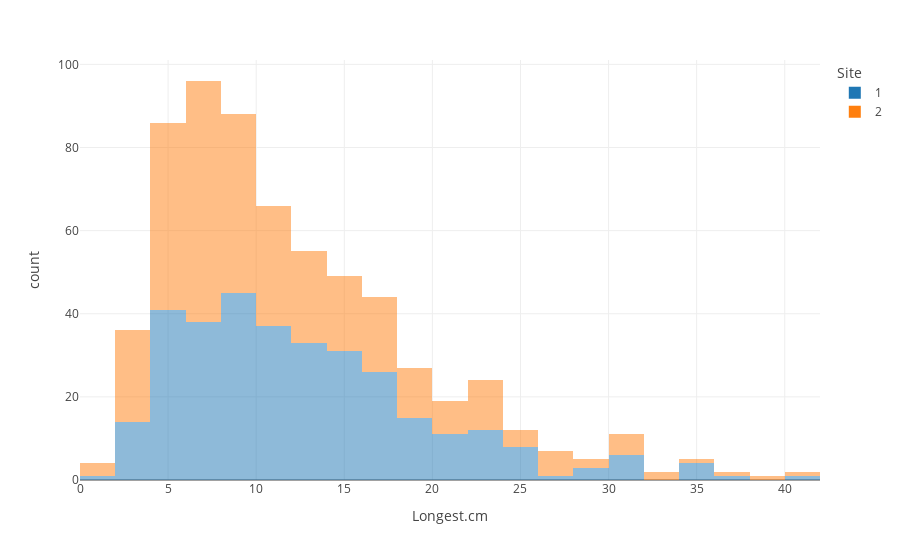
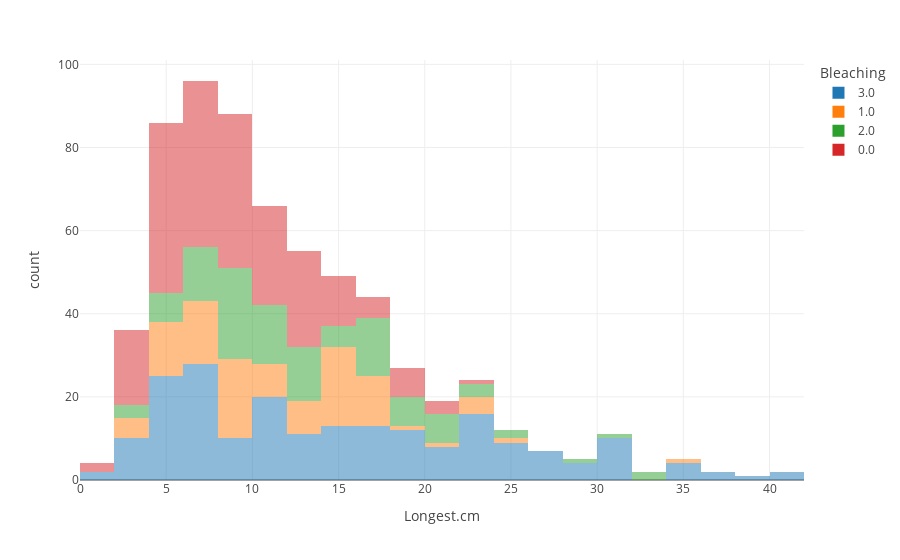

Notebook code cell kept with these figures, in order:
### Markdown cell above
![image.png](attachment:d4c36bba-6569-4ebf-abda-071a479b519b.png)

### Code cell
bleach_nona = bleach[bleach["Longest.cm"].notnull() & bleach["Bleaching"].notnull()]
for cat in ["Site", "Bleaching"]:
    px.histogram(bleach_nona, x = "Longest.cm", color = cat, opacity = .5, template = "gridon").show()

### Figure 1 — Plotly figure (JSON) as saved in the notebook; plotly's stock layout.template omitted (floating-point values rounded to 4 significant figures; data arrays with more than 128 entries replaced by an {"elided": "..."} marker saying what was removed)
{"data": [{"alignmentgroup": "True", "bingroup": "x", "hovertemplate": "Site=1<br>Longest.cm=%{x}<br>count=%{y}<extra></extra>", "legendgroup": "1", "marker": {"color": "#1F77B4", "opacity": 0.5, "pattern": {"shape": ""}}, "name": "1", "offsetgroup": "1", "orientation": "v", "showlegend": true, "type": "histogram", "x": {"elided": "328 float values"}, "xaxis": "x", "yaxis": "y"}, {"alignmentgroup": "True", "bingroup": "x", "hovertemplate": "Site=2<br>Longest.cm=%{x}<br>count=%{y}<extra></extra>", "legendgroup": "2", "marker": {"color": "#FF7F0E", "opacity": 0.5, "pattern": {"shape": ""}}, "name": "2", "offsetgroup": "2", "orientation": "v", "showlegend": true, "type": "histogram", "x": {"elided": "313 float values"}, "xaxis": "x", "yaxis": "y"}], "layout": {"autosize": true, "barmode": "relative", "legend": {"title": {"text": "Site"}, "tracegroupgap": 0}, "margin": {"t": 60}, "xaxis": {"anchor": "y", "autorange": true, "domain": [0, 1], "range": [0, 42], "title": {"text": "Longest.cm"}, "type": "linear"}, "yaxis": {"anchor": "x", "autorange": true, "domain": [0, 1], "range": [0, 101.1], "title": {"text": "count"}}}}

### Figure 2 — Plotly figure (JSON) as saved in the notebook; plotly's stock layout.template omitted (floating-point values rounded to 4 significant figures; data arrays with more than 128 entries replaced by an {"elided": "..."} marker saying what was removed)
{"data": [{"alignmentgroup": "True", "bingroup": "x", "hovertemplate": "Bleaching=3.0<br>Longest.cm=%{x}<br>count=%{y}<extra></extra>", "legendgroup": "3.0", "marker": {"color": "#1F77B4", "opacity": 0.5, "pattern": {"shape": ""}}, "name": "3.0", "offsetgroup": "3.0", "orientation": "v", "showlegend": true, "type": "histogram", "x": {"elided": "207 float values"}, "xaxis": "x", "yaxis": "y"}, {"alignmentgroup": "True", "bingroup": "x", "hovertemplate": "Bleaching=1.0<br>Longest.cm=%{x}<br>count=%{y}<extra></extra>", "legendgroup": "1.0", "marker": {"color": "#FF7F0E", "opacity": 0.5, "pattern": {"shape": ""}}, "name": "1.0", "offsetgroup": "1.0", "orientation": "v", "showlegend": true, "type": "histogram", "x": [22.35, 15.53, 5.138, 16.56, 12.28, 14.4, 7.101, 16.93, 14.72, 14.2, 9.323, 4.674, 14.43, 22.46, 5.213, 17.56, 13.83, 23.53, 16.52, 21.2, 8.767, 10.93, 7.81, 15.93, 5.209, 10.87, 7.089, 5.322, 9.202, 8.849, 9.357, 15.54, 14.83, 2.92, 14.25, 8.719, 34.01, 14.34, 5.5, 8.598, 5.203, 14.37, 10.33, 10.02, 10.09, 7.357, 9.346, 8.671, 6.935, 12.66, 15.88, 15.76, 8.818, 11.74, 16.22, 19.06, 16.27, 17.25, 3.508, 4.866, 10.86, 11.67, 13.73, 6.187, 16.4, 5.389, 7.748, 5.202, 16.25, 14.59, 24.93, 14.61, 8.16, 3.497, 7.073, 6.236, 14.84, 9.562, 5.954, 8.238, 7.754, 4.511, 5.936, 13.51, 12.33, 13.29, 17.44, 9.971, 22.99, 9.504, 3.109, 12.97, 8.035, 9.945, 15.77, 6.157, 8.918, 2.708, 9.831, 6.362, 17.9, 14.06, 6.899, 15.08, 7.235, 6.668, 17.83], "xaxis": "x", "yaxis": "y"}, {"alignmentgroup": "True", "bingroup": "x", "hovertemplate": "Bleaching=2.0<br>Longest.cm=%{x}<br>count=%{y}<extra></extra>", "legendgroup": "2.0", "marker": {"color": "#2CA02C", "opacity": 0.5, "pattern": {"shape": ""}}, "name": "2.0", "offsetgroup": "2.0", "orientation": "v", "showlegend": true, "type": "histogram", "x": [8.645, 16.77, 15.27, 7.743, 15.53, 17.55, 8.013, 18.42, 10.93, 5.792, 8.729, 28.48, 7.566, 21.75, 16.16, 16.34, 10.29, 15.52, 5.227, 13.4, 10.67, 11.8, 8.082, 7.928, 7.678, 9.885, 20.45, 7.63, 13.43, 16.23, 21.43, 16.75, 22.38, 13.64, 7.096, 9.609, 11.2, 8.544, 10.89, 12.51, 13.73, 24.31, 30.82, 8.017, 12.71, 12.25, 9.801, 18.19, 20.99, 19.18, 11.83, 10.9, 4.985, 9.805, 7.992, 8.967, 9.654, 33.71, 5.091, 7.896, 2.829, 5.261, 18.56, 13.89, 13.22, 24.97, 16.78, 2.264, 17.86, 10.52, 17.62, 13.43, 13.42, 15.59, 2.559, 14.31, 16.93, 10.4, 11.69, 12.14, 16.77, 9.162, 33.7, 9.171, 6.639, 18.85, 7.76, 20.41, 9.744, 23.64, 10.28, 10.46, 7.643, 8.725, 16.79, 16.86, 18.12, 21.63, 8.188, 17.47, 5.125, 9.555, 8.206, 22.31, 7.316, 20.7, 8.633, 18.66, 5.829, 12.65, 8.262, 8.103, 7.691, 10.16], "xaxis": "x", "yaxis": "y"}, {"alignmentgroup": "True", "bingroup": "x", "hovertemplate": "Bleaching=0.0<br>Longest.cm=%{x}<br>count=%{y}<extra></extra>", "legendgroup": "0.0", "marker": {"color": "#D62728", "opacity": 0.5, "pattern": {"shape": ""}}, "name": "0.0", "offsetgroup": "0.0", "orientation": "v", "showlegend": true, "type": "histogram", "x": {"elided": "213 float values"}, "xaxis": "x", "yaxis": "y"}], "layout": {"autosize": true, "barmode": "relative", "legend": {"title": {"text": "Bleaching"}, "tracegroupgap": 0}, "margin": {"t": 60}, "xaxis": {"anchor": "y", "autorange": true, "domain": [0, 1], "range": [0, 42], "title": {"text": "Longest.cm"}, "type": "linear"}, "yaxis": {"anchor": "x", "autorange": true, "domain": [0, 1], "range": [0, 101.1], "title": {"text": "count"}}}}
